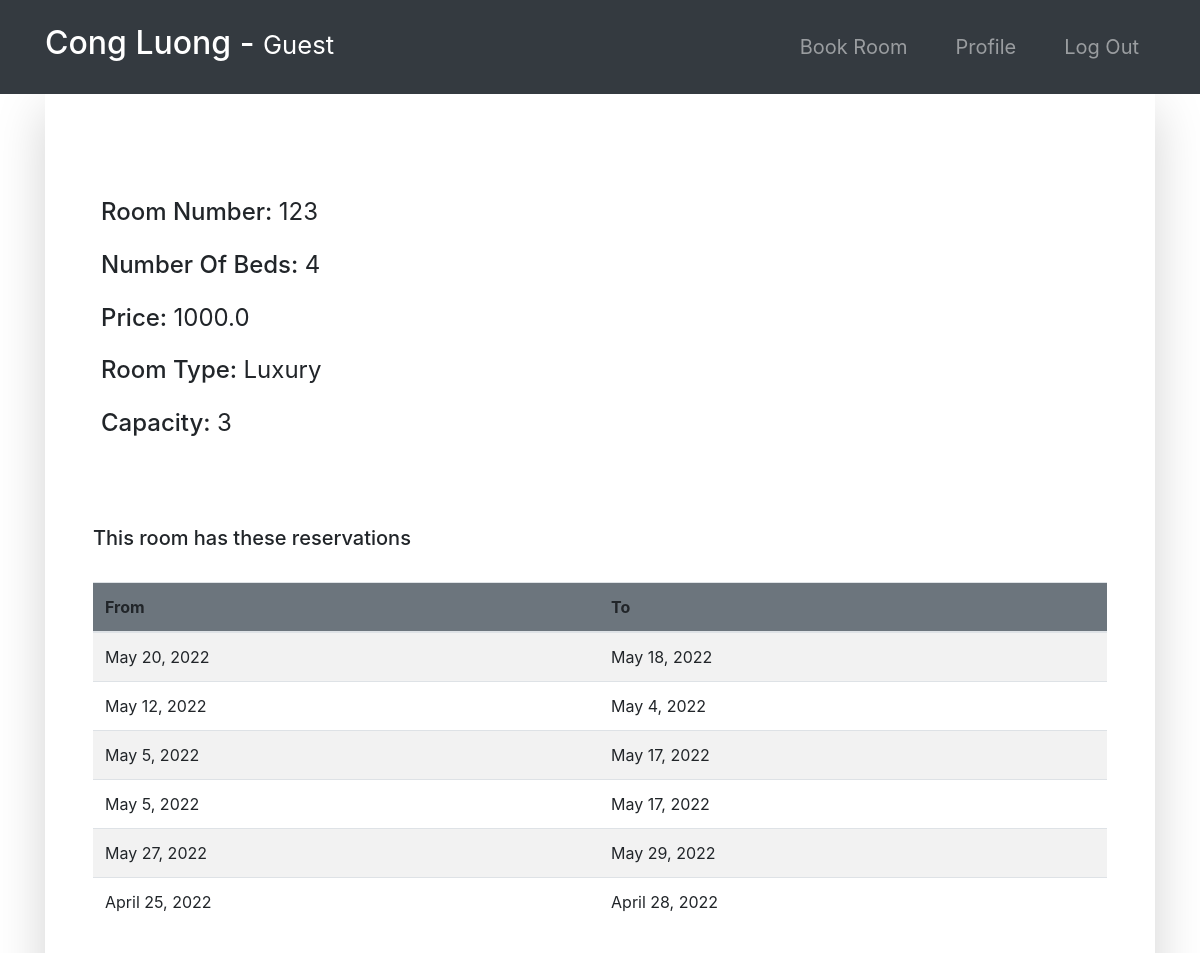
The page /room-profile/123/ (signed in) on the database its author committed.
### room/models.py (models this page shows, shortened)
class Room(models.Model):
    ROOM_TYPES = (
        ('King', 'King'),
        ('Luxury', 'Luxury'),
        ('Normal', 'Normal'),
        ('Economic', 'Economic'),
    )
    number = models.IntegerField(primary_key=True)
    capacity = models.SmallIntegerField()
    numberOfBeds = models.SmallIntegerField()
    roomType = models.CharField(max_length=20, choices=ROOM_TYPES)
    price = models.FloatField()
    statusStartDate = models.DateField(null=True)
    statusEndDate = models.DateField(null=True)

class Booking(models.Model):
    roomNumber = models.ForeignKey(Room, on_delete=models.CASCADE)
    guest = models.ForeignKey(Guest, null=True, on_delete=models.CASCADE)
    dateOfReservation = models.DateField(default=timezone.now)
    startDate = models.DateField()
    endDate = models.DateField()

### room/views.py (the view, shortened to what this page needs)
# urls.py: path('room-profile/<str:id>/', room_profile, name="room-profile"),
@login_required(login_url='login')
def room_profile(request, id):
    role = str(request.user.groups.all()[0])
    path = role + "/"
    tempRoom = Room.objects.get(number=id)
    bookings = Booking.objects.filter(roomNumber=tempRoom)
    guests = Guest.objects.all()
    bookings2 = Booking.objects.all()
    context = {
        "role": role,
        "bookings": bookings,
        "room": tempRoom,
        "guests": guests,
        "bookings2": bookings2
    }
    return render(request, path + "room-profile.html", context)

### Templates/guest/room-profile.html
{% extends '../index.html' %}
{% block context %}
{% include '../common_pages/room-profile.html' %}
{% endblock %}

### Templates/incs/nav.html (shortened to what this page needs)
<nav class="navbar navbar-dark bg-dark navbar-expand-lg py-3 " role="navigation">
    <div class="container">
        <a href="" class="navbar-brand">
            <h2 class="text-capitalize">
                {{ request.user.first_name }} {{ request.user.last_name }} -
                <small>
                    {{ role }}
                </small>
            </h2>
        </a>
        <div class="collapse navbar-collapse" id="navbarTags">
            <ul class="navbar-nav ml-auto">
                {% if role != 'guest' %}
                <li class="nav-item dropdown p-2">
                    <a class="nav-link dropdown-toggle" href="#" id="navbarDropdown" role="button"
                        data-toggle="dropdown" aria-haspopup="true" aria-expanded="false">
                        Options
                    </a>
                    <div class="dropdown-menu" aria-labelledby="navbarDropdown">
                        {% if role == 'admin' %}
                            <a class="dropdown-item" href="{% url 'guests'%}">Guests</a>
                            {% comment %} <a class="dropdown-item" href="{% url 'employees'%}">Employees</a> {% endcomment %}
                            {% comment %} <a class="dropdown-item" href="{% url 'events'%}">Events</a> {% endcomment %}
                            <a class="dropdown-item" href="{% url 'bookings' %}">Bookings</a>
                            <a class="dropdown-item" href="{% url 'rooms' %}">Rooms</a>
                            {% comment %} <a class="dropdown-item" href="{% url 'room-services' %}">Room Services</a> {% endcomment %}
                            {% comment %} <a class="dropdown-item" href="{% url 'announcements' %}">Announcements</a> {% endcomment %}
                            {% comment %} <a class="dropdown-item" href="{% url 'refunds' %}">Refunds</a> {% endcomment %}
                        {% elif role == 'manager' %}
                        <a class="dropdown-item" href="{% url 'guests'%}">Guests</a>
                        <a class="dropdown-item" href="{% url 'employees'%}">Employees</a>
                        <a class="dropdown-item" href="{% url 'events'%}">Events</a>
                        <a class="dropdown-item" href="{% url 'bookings' %}">Bookings</a>
                        <a class="dropdown-item" href="{% url 'rooms' %}">Rooms</a>
                        <a class="dropdown-item" href="{% url 'room-services' %}">Room Services</a>
                        <a class="dropdown-item" href="{% url 'announcements' %}">Announcements</a>
                        <a class="dropdown-item" href="{% url 'storage' %}">Storage</a>
                        <a class="dropdown-item" href="{% url 'refunds' %}">Refunds</a>
                        {% elif role == 'receptionist' %}
                        <a class="dropdown-item" href="{% url 'guests'%}">Guests Information</a>
                        <a class="dropdown-item" href="{% url 'rooms'%}">Room Information</a>
                        <a class="dropdown-item" href="{% url 'events'%}">Event Information</a>
                        <a class="dropdown-item" href="{% url 'bookings' %}">Booking Information</a>
                        <a class="dropdown-item" href="{% url 'announcements'%}">Announcements</a>
                        {% elif role == 'staff' %}
                        <a class="dropdown-item" href="{% url 'tasks'%}">My Tasks</a>
                        <a class="dropdown-item" href="{% url 'announcements'%}">Announcements</a>
                        <a class="dropdown-item" href="{% url 'food-menu'%}">Food Menu</a>
                        <a class="dropdown-item" href="{% url 'storage'%}">Storage</a>
                        {% endif %}
                    </div>
                </li>
                {%else%}
                <li class="nav-item mr-3 p-2">
                    {% if role == 'guest' or role == 'receptionist' or role == 'admin' or role == 'manager' %}
                    <a href="{% url 'rooms' %}" class="nav-link">Book Room</a>
                    {% endif %}
                    <li class="nav-item mr-3 p-2">
                        {% if role == 'guest' %}
                        <a href="{% url 'guest-profile' user.id %}" class="nav-link">Profile</a>
                        {% endif %}
                    </li>
                </li>
                {% endif %}
                <li class="nav-item p-2 ">
                    <a href="{% url 'logout' %}" class="nav-link">Log Out</a>
                </li>
            </ul>
        </div>
    </div>
</nav>

### Templates/common_pages/room-profile.html (shortened to what this page needs)
<div class="container">
    <div class="shadow-lg p-5">
        <div class="row mt-5">
            <div class="col-6">
                <div class="p-2 h4">
                    <span>Room Number:</span>
                    <span class="font-weight-normal">{{room.number}}</span>
                </div>
                <div class="p-2 h4">
                    <span>Number Of Beds:</span>
                    <span class="font-weight-normal">{{room.numberOfBeds}}</span>
                </div>
                <div class="p-2 h4">
                    <span>Price:</span>
                    <span class="font-weight-normal">{{room.price}}</span>
                </div>
                <div class="p-2 h4">
                    <span>Room Type:</span>
                    <span class="font-weight-normal">{{ room.roomType }}</span>
                </div>
                <div class="p-2 h4">
                    <span>Capacity: </span>
                    <span class="font-weight-normal">{{room.capacity}}</span>
                </div>
            </div>
            <div class="col-6">
                <br>
            </div>
        </div>
        <br>
        <div class="table-responsive table-striped my-5">
            <div class="table-header row">
                <div class="col-sm-12 col-md-12 col-lg-4 mb-4">
                    <h5>This room has these reservations</h5>
                </div>
            </div>
            <table class="table table-hover table-striped">
                <thead class="bg-secondary rounded">
                    <tr>
                        <th>From </th>
                        <th>To</th>
                    </tr>
                </thead>
                <tbody>
                    {% for bo in bookings %}
                    <tr>
                        <td>{{bo.startDate}}</td>
                        <td>{{bo.endDate}}</td>
                    </tr>
                    {% endfor %}
                </tbody>
            </table>
        </div>
    </div>
</div>

### static/css/main.css (style rules this page uses)
* { margin: 0; padding: 0; -webkit-font-smoothing: antialiased; }
body { position: relative; }
nav .nav-item { font-size: 20px; }

### rows shown on the page
Room: number "123", numberOfBeds "4", price "1000.0", roomType "Luxury", capacity "3"
Booking: startDate "May 20, 2022", endDate "May 18, 2022"
Booking: startDate "May 12, 2022", endDate "May 4, 2022"
Booking: startDate "May 5, 2022", endDate "May 17, 2022"
Booking: startDate "May 5, 2022", endDate "May 17, 2022"
Booking: startDate "May 27, 2022", endDate "May 29, 2022"
Booking: startDate "April 25, 2022", endDate "April 28, 2022"

### other values the page prints
{{ request.user.first_name }} "Cong"
{{ request.user.last_name }} "Luong"
{{ role }} "Guest"
